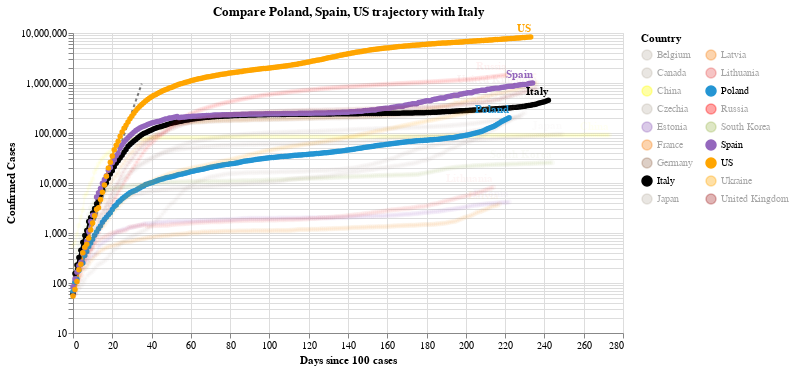

Notebook source saved alongside this figure:
### Code cell
#hide_input
chart2 = make_since_chart(dff2, ['Poland', 'Spain', 'US'], baseline_countries)
chart2

### Figure 1 — Vega-Lite specification as saved in the notebook (floating-point values rounded to 4 significant figures; data arrays with more than 128 entries replaced by an {"elided": "..."} marker saying what was removed)
{"config": {"view": {"continuousWidth": 400, "continuousHeight": 300}}, "layer": [{"data": {"name": "data-628230001892d6798b50651be41d1b3e"}, "mark": {"type": "line", "color": "black", "opacity": 0.5, "strokeDash": [3, 3]}, "encoding": {"x": {"type": "quantitative", "field": "Days since 100 cases"}, "y": {"type": "quantitative", "field": "Confirmed Cases"}}}, {"data": {"name": "data-42982b2af4ed9454018ce975e2011260"}, "mark": {"type": "line", "point": true}, "encoding": {"color": {"type": "nominal", "field": "Country", "legend": {"columns": 2}, "scale": {"domain": ["Belgium", "Canada", "China", "Czechia", "Estonia", "France", "Germany", "Italy", "Japan", "Latvia", "Lithuania", "Poland", "Russia", "South Korea", "Spain", "US", "Ukraine", "United Kingdom"], "range": ["#C1B7AD", "#C1B7AD", "yellow", "#C1B7AD", "#9467bd", "#F58518", "#9D755D", "black", "#C1B7AD", "#F58518", "#E45756", "#2495D3", "red", "#A1BA59", "#9467bd", "orange", "orange", "brown"]}}, "opacity": {"condition": {"value": 1, "selection": "selector004"}, "value": 0.05}, "tooltip": [{"type": "nominal", "field": "Country"}, {"type": "temporal", "field": "Date"}, {"type": "quantitative", "field": "Confirmed Cases"}, {"type": "quantitative", "field": "Days since 100 cases"}], "x": {"type": "quantitative", "field": "Days since 100 cases"}, "y": {"type": "quantitative", "field": "Confirmed Cases", "scale": {"type": "log"}}}, "selection": {"selector004": {"type": "multi", "fields": ["Country"], "bind": "legend", "init": [{"Country": "Poland"}, {"Country": "Spain"}, {"Country": "US"}, {"Country": "Italy"}]}}, "width": 550}, {"data": {"name": "data-42982b2af4ed9454018ce975e2011260"}, "mark": {"type": "text", "align": "right", "dy": -8, "fontWeight": "bold"}, "encoding": {"color": {"type": "nominal", "field": "Country", "legend": {"columns": 2}, "scale": {"domain": ["Belgium", "Canada", "China", "Czechia", "Estonia", "France", "Germany", "Italy", "Japan", "Latvia", "Lithuania", "Poland", "Russia", "South Korea", "Spain", "US", "Ukraine", "United Kingdom"], "range": ["#C1B7AD", "#C1B7AD", "yellow", "#C1B7AD", "#9467bd", "#F58518", "#9D755D", "black", "#C1B7AD", "#F58518", "#E45756", "#2495D3", "red", "#A1BA59", "#9467bd", "orange", "orange", "brown"]}}, "opacity": {"condition": {"value": 1, "selection": "selector004"}, "value": 0.05}, "text": {"type": "nominal", "field": "Country"}, "tooltip": [{"type": "nominal", "field": "Country"}, {"type": "temporal", "field": "Date"}, {"type": "quantitative", "field": "Confirmed Cases"}, {"type": "quantitative", "field": "Days since 100 cases"}], "x": {"type": "quantitative", "field": "Days since 100 cases"}, "y": {"type": "quantitative", "field": "Confirmed Cases", "scale": {"type": "log"}}}, "transform": [{"filter": "(datum['Date'] >= 1603238400000)"}], "width": 550}], "title": "Compare Poland, Spain, US trajectory with Italy", "$schema": "https://vega.github.io/schema/vega-lite/v4.0.2.json", "datasets": {"data-628230001892d6798b50651be41d1b3e": [{"Days since 100 cases": 0, "Confirmed Cases": 100.0}, {"Days since 100 cases": 1, "Confirmed Cases": 130.0}, {"Days since 100 cases": 2, "Confirmed Cases": 169.0}, {"Days since 100 cases": 3, "Confirmed Cases": 219.7}, {"Days since 100 cases": 4, "Confirmed Cases": 285.6}, {"Days since 100 cases": 5, "Confirmed Cases": 371.3}, {"Days since 100 cases": 6, "Confirmed Cases": 482.7}, {"Days since 100 cases": 7, "Confirmed Cases": 627.5}, {"Days since 100 cases": 8, "Confirmed Cases": 815.7}, {"Days since 100 cases": 9, "Confirmed Cases": 1060.0}, {"Days since 100 cases": 10, "Confirmed Cases": 1379.0}, {"Days since 100 cases": 11, "Confirmed Cases": 1792.0}, {"Days since 100 cases": 12, "Confirmed Cases": 2330.0}, {"Days since 100 cases": 13, "Confirmed Cases": 3029.0}, {"Days since 100 cases": 14, "Confirmed Cases": 3937.0}, {"Days since 100 cases": 15, "Confirmed Cases": 5119.0}, {"Days since 100 cases": 16, "Confirmed Cases": 6654.0}, {"Days since 100 cases": 17, "Confirmed Cases": 8650.0}, {"Days since 100 cases": 18, "Confirmed Cases": 11250.0}, {"Days since 100 cases": 19, "Confirmed Cases": 14620.0}, {"Days since 100 cases": 20, "Confirmed Cases": 19000.0}, {"Days since 100 cases": 21, "Confirmed Cases": 24710.0}, {"Days since 100 cases": 22, "Confirmed Cases": 32120.0}, {"Days since 100 cases": 23, "Confirmed Cases": 41750.0}, {"Days since 100 cases": 24, "Confirmed Cases": 54280.0}, {"Days since 100 cases": 25, "Confirmed Cases": 70560.0}, {"Days since 100 cases": 26, "Confirmed Cases": 91730.0}, {"Days since 100 cases": 27, "Confirmed Cases": 119300.0}, {"Days since 100 cases": 28, "Confirmed Cases": 155000.0}, {"Days since 100 cases": 29, "Confirmed Cases": 201500.0}, {"Days since 100 cases": 30, "Confirmed Cases": 262000.0}, {"Days since 100 cases": 31, "Confirmed Cases": 340600.0}, {"Days since 100 cases": 32, "Confirmed Cases": 442800.0}, {"Days since 100 cases": 33, "Confirmed Cases": 575600.0}, {"Days since 100 cases": 34, "Confirmed Cases": 748300.0}, {"Days since 100 cases": 35, "Confirmed Cases": 972800.0}], "data-42982b2af4ed9454018ce975e2011260": {"elided": "4191 records"}}}
